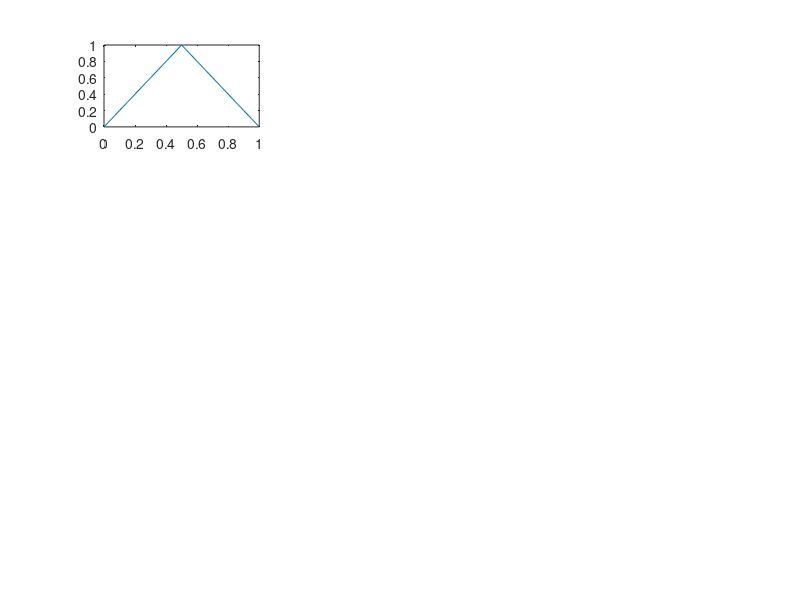

Write MATLAB code to recreate this figure. (Note: this script raises an error after producing the figure.)
clear all;
J=20;
delta_x=1/J;
delta_t=[0.0012,0.0013,0.012];
k=[0,1,25,50];
theta=1/2;
Nt=max(k)+1;
epsilon=1e-3;
for i=1:length(delta_t)
    mew=delta_t(i)/delta_x^2;
    d1_left(1:J)=-theta*mew;
    d2_left(1:J+1)=1+2*theta*mew;
    d3_left(1:J)=-theta*mew;
    m_left=diag(d1_left,-1)+diag(d2_left,0)+diag(d3_left,1);
    d1_right(1:J)=(1-theta)*mew;
    d2_right(1:J+1)=1-2*(1-theta)*mew;
    d3_right(1:J)=(1-theta)*mew;
    m_right=diag(d1_right,-1)+diag(d2_right,0)+diag(d3_right,1);    
    n=0;
    stop=false;
    for j=1:J+1
        x=(j-1)*delta_x;
        if x<=1/2
            U(i,n+1,j)=2*x;
        else
            U(i,n+1,j)=2-2*x;
        end;
    end;
    while (~stop & n<100)
        n=n+1;
        U(i,n+1,:)=inv(m_left)*m_right*squeeze(U(i,n,:));
        U(i,n+1,1)=0;
        U(i,n+1,J+1)=0;
        if max(abs(U(i,n+1,:)-U(i,n,:)))<epsilon
            stop=true;
        end;
    end;
end;
for mm=1:3
    for nn=1:length(k)
        subplot(length(k),3,mm+(nn-1)*3);
        plot((0:20)*delta_x,squeeze(U(mm,k(nn)+1,:)));
        title('t='+string(k(nn)*delta_t(mm))+' delta\_t='+string(delta_t(mm)));
        xlabel('x');
        ylabel('u(x,'+string(k(nn)*delta_t(mm))+')');
    end;
end;

        
    
    